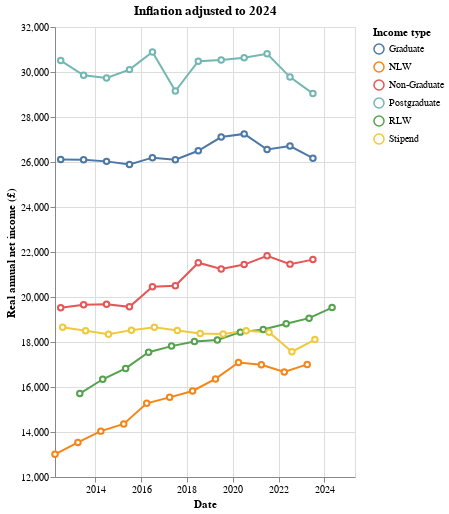

Here is the notebook cell this chart was saved with:
### Code cell
c

### Figure 1 — Vega-Lite specification as saved in the notebook (floating-point values rounded to 4 significant figures)
{"config": {"view": {"continuousWidth": 300, "continuousHeight": 300}}, "data": {"name": "data-cdb13f7d172753f9e925ed62a58c4b8d"}, "mark": {"type": "line", "point": {"fill": "white", "filled": false}}, "encoding": {"color": {"field": "income_type", "legend": {"title": "Income type"}, "type": "nominal"}, "tooltip": [{"field": "midpoint_datetime", "format": "%m/%Y", "title": "Date", "type": "temporal"}, {"field": "income", "title": "Income", "type": "quantitative"}], "x": {"axis": {"format": "%Y"}, "field": "midpoint_datetime", "title": "Date", "type": "temporal"}, "y": {"axis": {"title": "Real annual net income (£)"}, "field": "income", "scale": {"domain": [12000, 32000]}, "type": "quantitative"}}, "height": 450, "title": "Inflation adjusted to 2024", "$schema": "https://vega.github.io/schema/vega-lite/v5.20.1.json", "datasets": {"data-cdb13f7d172753f9e925ed62a58c4b8d": [{"year": "2012-01-01T00:00:00", "income_type": "NLW", "income": 13010.0, "midpoint_datetime": "2012-04-01T00:00:00"}, {"year": "2013-01-01T00:00:00", "income_type": "NLW", "income": 13540.0, "midpoint_datetime": "2013-04-01T00:00:00"}, {"year": "2014-01-01T00:00:00", "income_type": "NLW", "income": 14040.0, "midpoint_datetime": "2014-04-01T00:00:00"}, {"year": "2015-01-01T00:00:00", "income_type": "NLW", "income": 14360.0, "midpoint_datetime": "2015-04-01T00:00:00"}, {"year": "2016-01-01T00:00:00", "income_type": "NLW", "income": 15270.0, "midpoint_datetime": "2016-04-01T00:00:00"}, {"year": "2017-01-01T00:00:00", "income_type": "NLW", "income": 15540.0, "midpoint_datetime": "2017-04-01T00:00:00"}, {"year": "2018-01-01T00:00:00", "income_type": "NLW", "income": 15820.0, "midpoint_datetime": "2018-04-01T00:00:00"}, {"year": "2019-01-01T00:00:00", "income_type": "NLW", "income": 16360.0, "midpoint_datetime": "2019-04-01T00:00:00"}, {"year": "2020-01-01T00:00:00", "income_type": "NLW", "income": 17090.0, "midpoint_datetime": "2020-04-01T00:00:00"}, {"year": "2021-01-01T00:00:00", "income_type": "NLW", "income": 16990.0, "midpoint_datetime": "2021-04-01T00:00:00"}, {"year": "2022-01-01T00:00:00", "income_type": "NLW", "income": 16670.0, "midpoint_datetime": "2022-04-01T00:00:00"}, {"year": "2023-01-01T00:00:00", "income_type": "NLW", "income": 17000.0, "midpoint_datetime": "2023-04-01T00:00:00"}, {"year": "2024-01-01T00:00:00", "income_type": "NLW", "income": null, "midpoint_datetime": "2024-04-01T00:00:00"}, {"year": "2012-01-01T00:00:00", "income_type": "RLW", "income": 15710.0, "midpoint_datetime": "2013-05-01T00:00:00"}, {"year": "2013-01-01T00:00:00", "income_type": "RLW", "income": 16340.0, "midpoint_datetime": "2014-05-01T00:00:00"}, {"year": "2014-01-01T00:00:00", "income_type": "RLW", "income": 16830.0, "midpoint_datetime": "2015-05-01T00:00:00"}, {"year": "2015-01-01T00:00:00", "income_type": "RLW", "income": 17550.0, "midpoint_datetime": "2016-05-01T00:00:00"}, {"year": "2016-01-01T00:00:00", "income_type": "RLW", "income": 17820.0, "midpoint_datetime": "2017-05-01T00:00:00"}, {"year": "2017-01-01T00:00:00", "income_type": "RLW", "income": 18020.0, "midpoint_datetime": "2018-05-01T00:00:00"}, {"year": "2018-01-01T00:00:00", "income_type": "RLW", "income": 18090.0, "midpoint_datetime": "2019-05-01T00:00:00"}, {"year": "2019-01-01T00:00:00", "income_type": "RLW", "income": 18440.0, "midpoint_datetime": "2020-05-01T00:00:00"}, {"year": "2020-01-01T00:00:00", "income_type": "RLW", "income": 18560.0, "midpoint_datetime": "2021-05-01T00:00:00"}, {"year": "2021-01-01T00:00:00", "income_type": "RLW", "income": 18810.0, "midpoint_datetime": "2022-05-01T00:00:00"}, {"year": "2022-01-01T00:00:00", "income_type": "RLW", "income": 19060.0, "midpoint_datetime": "2023-05-01T00:00:00"}, {"year": "2023-01-01T00:00:00", "income_type": "RLW", "income": 19530.0, "midpoint_datetime": "2024-05-01T00:00:00"}, {"year": "2024-01-01T00:00:00", "income_type": "RLW", "income": null, "midpoint_datetime": "2025-05-01T00:00:00"}, {"year": "2012-01-01T00:00:00", "income_type": "Stipend", "income": 18660.0, "midpoint_datetime": "2012-08-01T00:00:00"}, {"year": "2013-01-01T00:00:00", "income_type": "Stipend", "income": 18500.0, "midpoint_datetime": "2013-08-01T00:00:00"}, {"year": "2014-01-01T00:00:00", "income_type": "Stipend", "income": 18340.0, "midpoint_datetime": "2014-08-01T00:00:00"}, {"year": "2015-01-01T00:00:00", "income_type": "Stipend", "income": 18530.0, "midpoint_datetime": "2015-08-01T00:00:00"}, {"year": "2016-01-01T00:00:00", "income_type": "Stipend", "income": 18660.0, "midpoint_datetime": "2016-08-01T00:00:00"}, {"year": "2017-01-01T00:00:00", "income_type": "Stipend", "income": 18510.0, "midpoint_datetime": "2017-08-01T00:00:00"}, {"year": "2018-01-01T00:00:00", "income_type": "Stipend", "income": 18370.0, "midpoint_datetime": "2018-08-01T00:00:00"}, {"year": "2019-01-01T00:00:00", "income_type": "Stipend", "income": 18350.0, "midpoint_datetime": "2019-08-01T00:00:00"}, {"year": "2020-01-01T00:00:00", "income_type": "Stipend", "income": 18500.0, "midpoint_datetime": "2020-08-01T00:00:00"}, {"year": "2021-01-01T00:00:00", "income_type": "Stipend", "income": 18430.0, "midpoint_datetime": "2021-08-01T00:00:00"}, {"year": "2022-01-01T00:00:00", "income_type": "Stipend", "income": 17570.0, "midpoint_datetime": "2022-08-01T00:00:00"}, {"year": "2023-01-01T00:00:00", "income_type": "Stipend", "income": 18110.0, "midpoint_datetime": "2023-08-01T00:00:00"}, {"year": "2024-01-01T00:00:00", "income_type": "Stipend", "income": null, "midpoint_datetime": "2024-08-01T00:00:00"}, {"year": "2012-01-01T00:00:00", "income_type": "Graduate", "income": 26110.0, "midpoint_datetime": "2012-07-01T00:00:00"}, {"year": "2013-01-01T00:00:00", "income_type": "Graduate", "income": 26100.0, "midpoint_datetime": "2013-07-01T00:00:00"}, {"year": "2014-01-01T00:00:00", "income_type": "Graduate", "income": 26030.0, "midpoint_datetime": "2014-07-01T00:00:00"}, {"year": "2015-01-01T00:00:00", "income_type": "Graduate", "income": 25890.0, "midpoint_datetime": "2015-07-01T00:00:00"}, {"year": "2016-01-01T00:00:00", "income_type": "Graduate", "income": 26190.0, "midpoint_datetime": "2016-07-01T00:00:00"}, {"year": "2017-01-01T00:00:00", "income_type": "Graduate", "income": 26100.0, "midpoint_datetime": "2017-07-01T00:00:00"}, {"year": "2018-01-01T00:00:00", "income_type": "Graduate", "income": 26500.0, "midpoint_datetime": "2018-07-01T00:00:00"}, {"year": "2019-01-01T00:00:00", "income_type": "Graduate", "income": 27110.0, "midpoint_datetime": "2019-07-01T00:00:00"}, {"year": "2020-01-01T00:00:00", "income_type": "Graduate", "income": 27250.0, "midpoint_datetime": "2020-07-01T00:00:00"}, {"year": "2021-01-01T00:00:00", "income_type": "Graduate", "income": 26560.0, "midpoint_datetime": "2021-07-01T00:00:00"}, {"year": "2022-01-01T00:00:00", "income_type": "Graduate", "income": 26710.0, "midpoint_datetime": "2022-07-01T00:00:00"}, {"year": "2023-01-01T00:00:00", "income_type": "Graduate", "income": 26170.0, "midpoint_datetime": "2023-07-01T00:00:00"}, {"year": "2024-01-01T00:00:00", "income_type": "Graduate", "income": null, "midpoint_datetime": "2024-07-01T00:00:00"}, {"year": "2012-01-01T00:00:00", "income_type": "Non-Graduate", "income": 19520.0, "midpoint_datetime": "2012-07-01T00:00:00"}, {"year": "2013-01-01T00:00:00", "income_type": "Non-Graduate", "income": 19650.0, "midpoint_datetime": "2013-07-01T00:00:00"}, {"year": "2014-01-01T00:00:00", "income_type": "Non-Graduate", "income": 19680.0, "midpoint_datetime": "2014-07-01T00:00:00"}, {"year": "2015-01-01T00:00:00", "income_type": "Non-Graduate", "income": 19560.0, "midpoint_datetime": "2015-07-01T00:00:00"}, {"year": "2016-01-01T00:00:00", "income_type": "Non-Graduate", "income": 20450.0, "midpoint_datetime": "2016-07-01T00:00:00"}, {"year": "2017-01-01T00:00:00", "income_type": "Non-Graduate", "income": 20500.0, "midpoint_datetime": "2017-07-01T00:00:00"}, {"year": "2018-01-01T00:00:00", "income_type": "Non-Graduate", "income": 21530.0, "midpoint_datetime": "2018-07-01T00:00:00"}, {"year": "2019-01-01T00:00:00", "income_type": "Non-Graduate", "income": 21240.0, "midpoint_datetime": "2019-07-01T00:00:00"}, {"year": "2020-01-01T00:00:00", "income_type": "Non-Graduate", "income": 21440.0, "midpoint_datetime": "2020-07-01T00:00:00"}, {"year": "2021-01-01T00:00:00", "income_type": "Non-Graduate", "income": 21830.0, "midpoint_datetime": "2021-07-01T00:00:00"}, {"year": "2022-01-01T00:00:00", "income_type": "Non-Graduate", "income": 21460.0, "midpoint_datetime": "2022-07-01T00:00:00"}, {"year": "2023-01-01T00:00:00", "income_type": "Non-Graduate", "income": 21660.0, "midpoint_datetime": "2023-07-01T00:00:00"}, {"year": "2024-01-01T00:00:00", "income_type": "Non-Graduate", "income": null, "midpoint_datetime": "2024-07-01T00:00:00"}, {"year": "2012-01-01T00:00:00", "income_type": "Postgraduate", "income": 30510.0, "midpoint_datetime": "2012-07-01T00:00:00"}, {"year": "2013-01-01T00:00:00", "income_type": "Postgraduate", "income": 29850.0, "midpoint_datetime": "2013-07-01T00:00:00"}, {"year": "2014-01-01T00:00:00", "income_type": "Postgraduate", "income": 29730.0, "midpoint_datetime": "2014-07-01T00:00:00"}, {"year": "2015-01-01T00:00:00", "income_type": "Postgraduate", "income": 30110.0, "midpoint_datetime": "2015-07-01T00:00:00"}, {"year": "2016-01-01T00:00:00", "income_type": "Postgraduate", "income": 30890.0, "midpoint_datetime": "2016-07-01T00:00:00"}, {"year": "2017-01-01T00:00:00", "income_type": "Postgraduate", "income": 29150.0, "midpoint_datetime": "2017-07-01T00:00:00"}, {"year": "2018-01-01T00:00:00", "income_type": "Postgraduate", "income": 30480.0, "midpoint_datetime": "2018-07-01T00:00:00"}, {"year": "2019-01-01T00:00:00", "income_type": "Postgraduate", "income": 30530.0, "midpoint_datetime": "2019-07-01T00:00:00"}, {"year": "2020-01-01T00:00:00", "income_type": "Postgraduate", "income": 30640.0, "midpoint_datetime": "2020-07-01T00:00:00"}, {"year": "2021-01-01T00:00:00", "income_type": "Postgraduate", "income": 30810.0, "midpoint_datetime": "2021-07-01T00:00:00"}, {"year": "2022-01-01T00:00:00", "income_type": "Postgraduate", "income": 29770.0, "midpoint_datetime": "2022-07-01T00:00:00"}, {"year": "2023-01-01T00:00:00", "income_type": "Postgraduate", "income": 29040.0, "midpoint_datetime": "2023-07-01T00:00:00"}, {"year": "2024-01-01T00:00:00", "income_type": "Postgraduate", "income": null, "midpoint_datetime": "2024-07-01T00:00:00"}]}}
